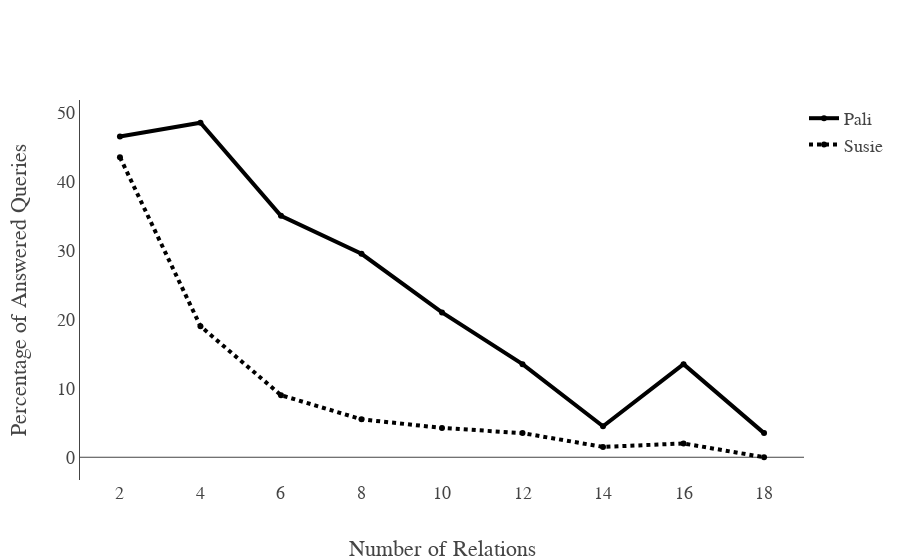

The cell this chart's notebook holds for it:
### Code cell
layout = Layout(
  #  title='Comparisation Performance With Rule Order Optimization',
    font=dict(family='Latin Modern Math', size=6*3),
    xaxis=dict(
        title='Number of Relations',
        autorange=True,
        showgrid=False,
        zeroline=False,
        showline=False,
        autotick=True,
        ticks='',
        showticklabels=True
    ),
    yaxis=dict(
        title='Percentage of Answered Queries',
        autorange=True,
        showgrid=False,
        zeroline=True,
        showline=True,
        autotick=True,
        ticks='',
        showticklabels=True
    ),
    legend=dict(x=1, y=1)
)
fig = Figure(data=data, layout=layout)
iplot(fig)

### Figure 1 — Plotly figure (JSON) as saved in the notebook; plotly's stock layout.template omitted (floating-point values rounded to 4 significant figures)
{"data": [{"line": {"color": "rgb(0, 0, 0)", "width": 4}, "name": "Pali", "type": "scatter", "x": [2, 4, 6, 8, 10, 12, 14, 16, 18], "y": [46.5, 48.5, 35, 29.5, 21, 13.5, 4.5, 13.5, 3.5]}, {"line": {"color": "rgb(0, 0, 0)", "dash": "dot", "width": 4}, "name": "Susie", "type": "scatter", "x": [2, 4, 6, 8, 10, 12, 14, 16, 18], "y": [43.5, 19, 9, 5.5, 4.25, 3.5, 1.5, 2, 0]}], "layout": {"font": {"family": "Latin Modern Math", "size": 18}, "legend": {"x": 1, "y": 1}, "xaxis": {"autorange": true, "autotick": true, "showgrid": false, "showline": false, "showticklabels": true, "ticks": "", "title": "Number of Relations", "zeroline": false}, "yaxis": {"autorange": true, "autotick": true, "showgrid": false, "showline": true, "showticklabels": true, "ticks": "", "title": "Percentage of Answered Queries", "zeroline": true}}}
